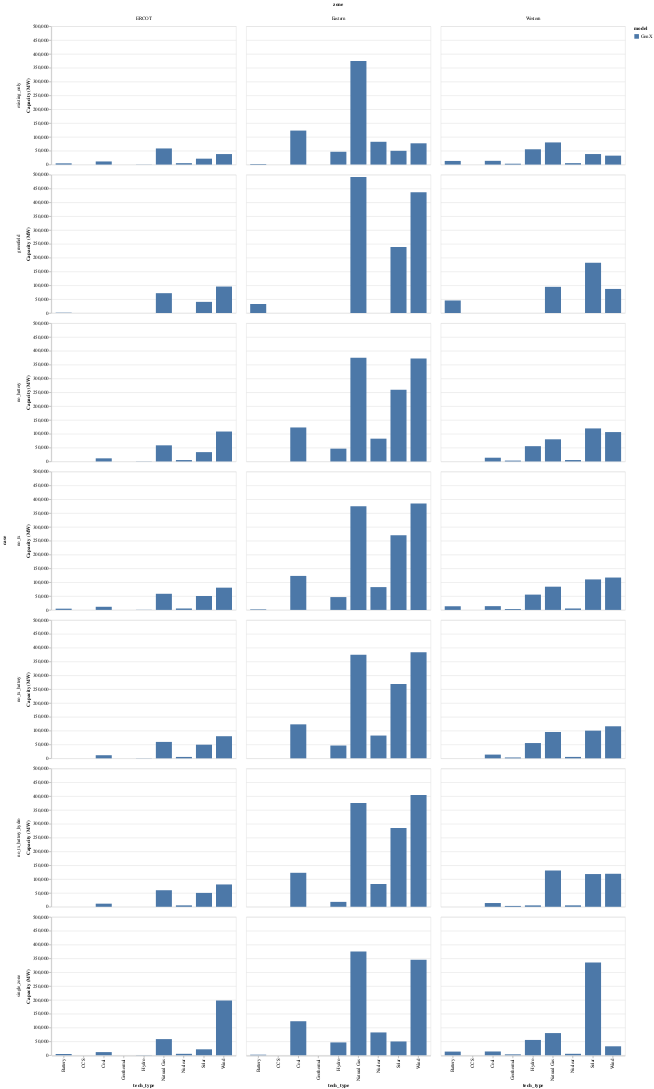

Notebook cell for this chart:
### Code cell
# 2040 case
chart = alt.Chart(cap.query("unit=='MW' and not tech_type.isna() and planning_year == 2040")).mark_bar().encode(
    xOffset="model:N",
    x="tech_type",
    y=alt.Y("sum(end_value)").title("Capacity (MW)"),
    color="model:N",
    column="zone",
    row="case",
).properties(width=350, height=250)

chart.save("01 - 2040 regional capacity across cases.png")

chart

### Figure 1 — Vega-Lite specification as saved in the notebook (floating-point values rounded to 4 significant figures; data arrays with more than 128 entries replaced by an {"elided": "..."} marker saying what was removed)
{"$schema": "https://vega.github.io/schema/vega-lite/v5.8.0.json", "config": {"view": {"continuousHeight": 300, "continuousWidth": 300}}, "data": {"name": "data-65dd047c21d19344bf7b12d95a46e4d3"}, "datasets": {"data-65dd047c21d19344bf7b12d95a46e4d3": {"elided": "504 records"}}, "encoding": {"color": {"field": "model", "type": "nominal"}, "column": {"field": "zone", "type": "nominal"}, "row": {"field": "case", "type": "nominal"}, "x": {"field": "tech_type", "type": "nominal"}, "xOffset": {"field": "model", "type": "nominal"}, "y": {"aggregate": "sum", "field": "end_value", "title": "Capacity (MW)", "type": "quantitative"}}, "mark": {"type": "bar"}, "width": 400}
